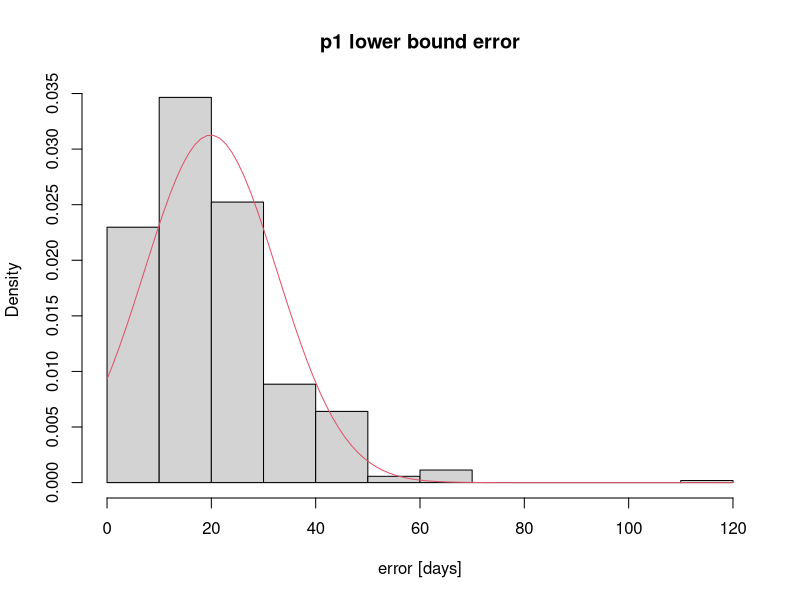
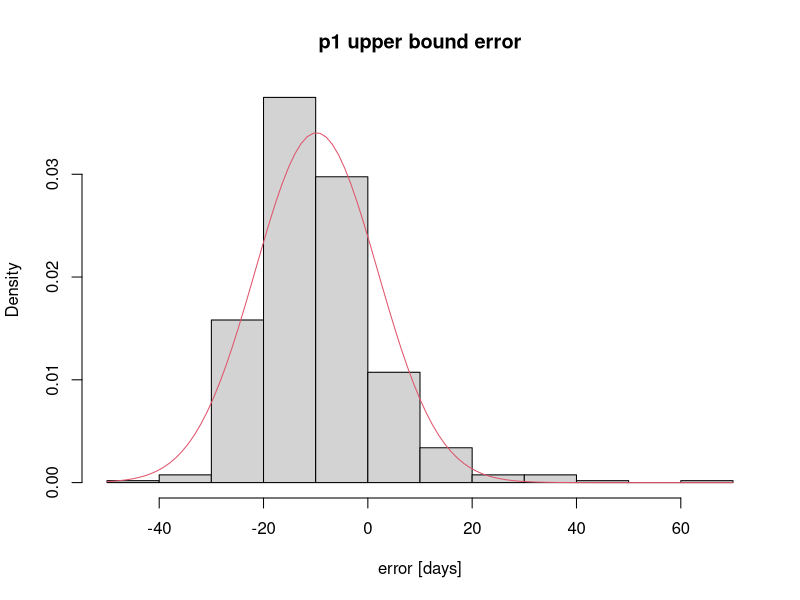
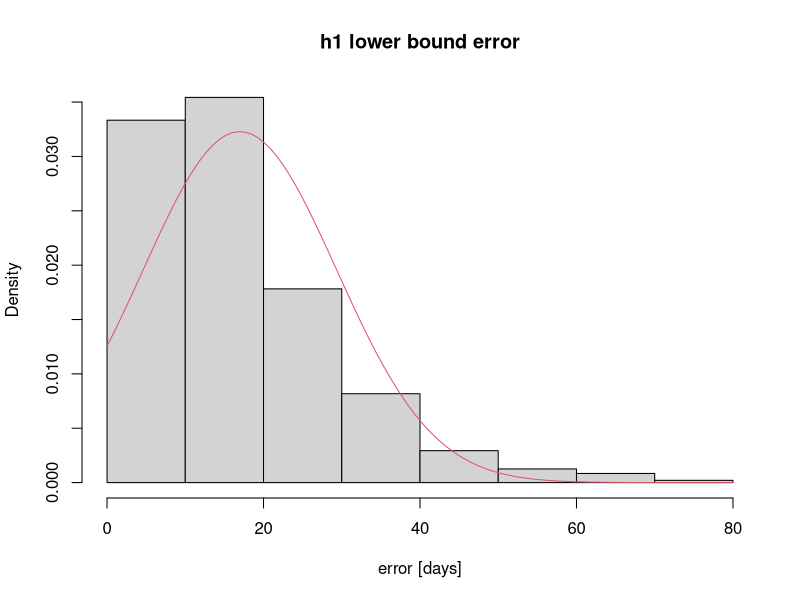
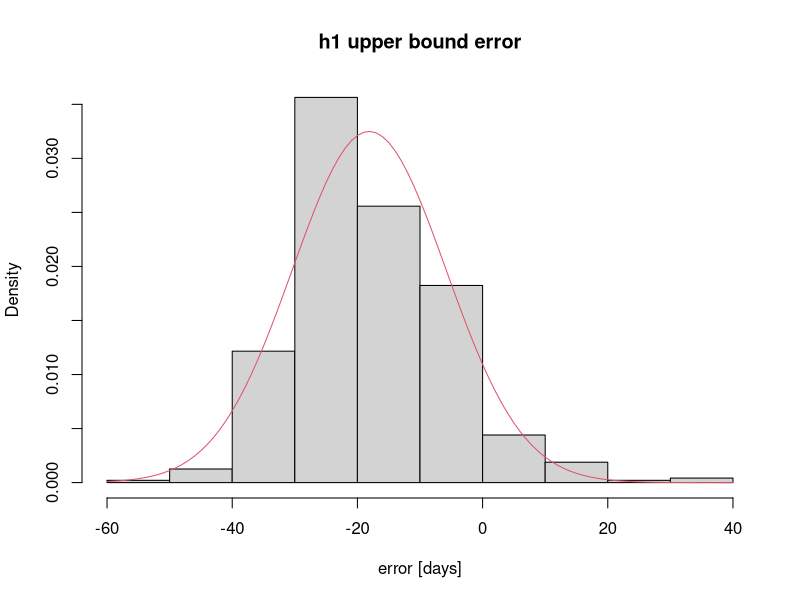
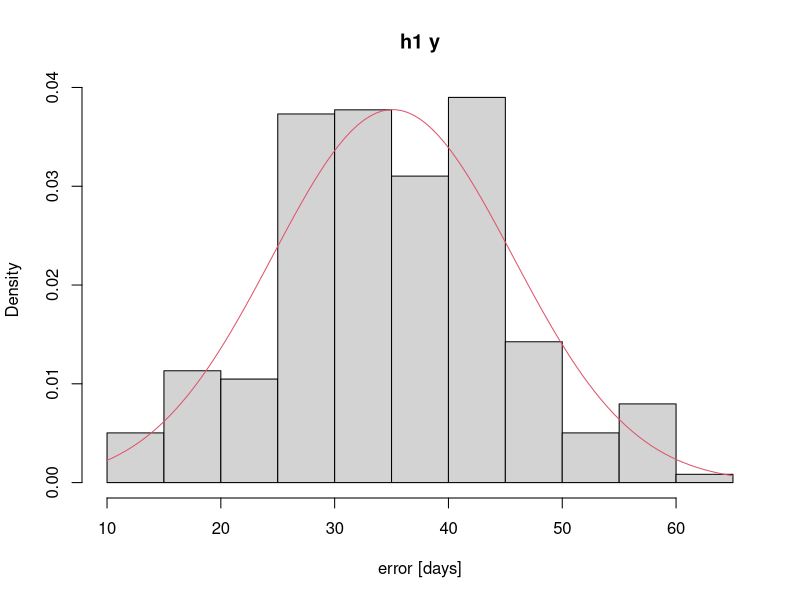
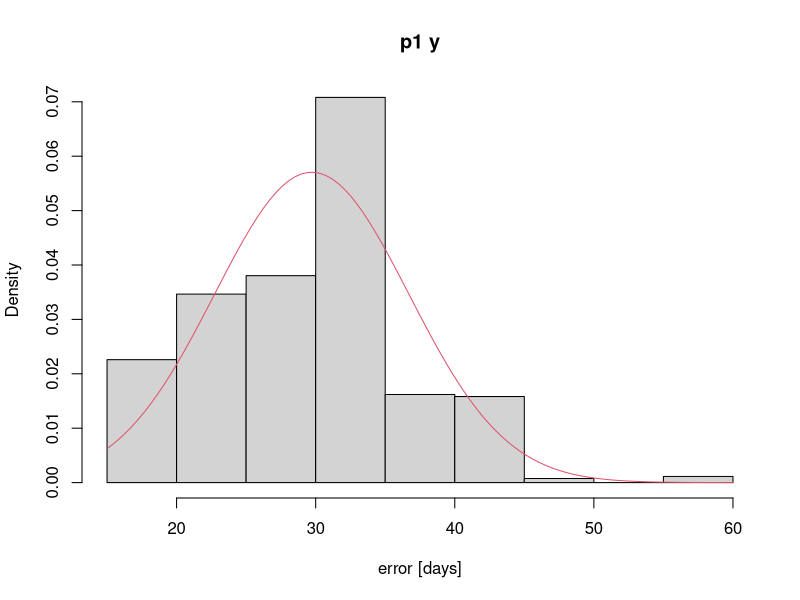
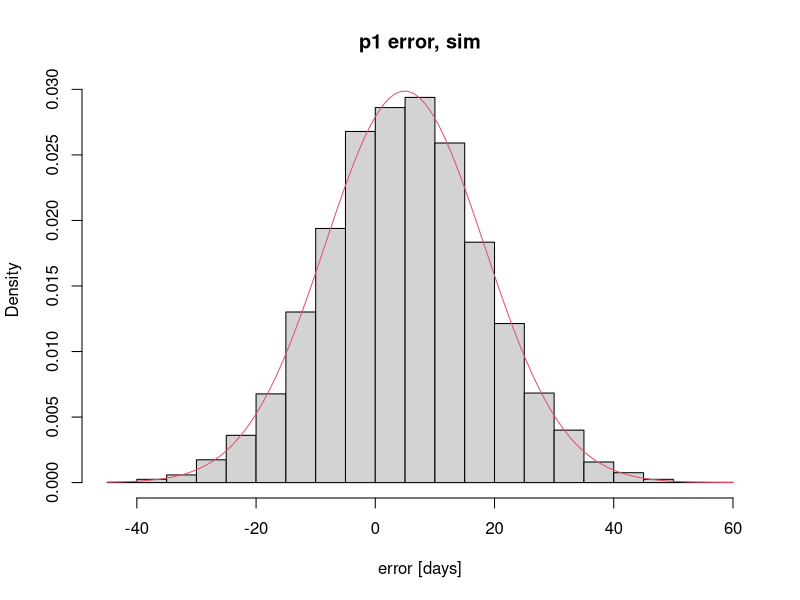
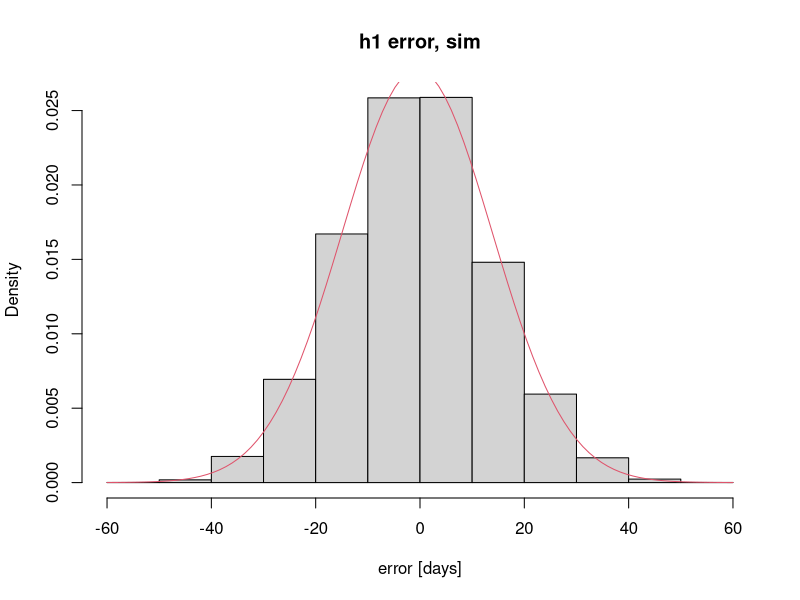

Write R code to recreate these figures, in order.
## ---- chunk 1

library(MASS)

p1_errors <- read.csv('p1_error_toBootstrap.csv')
h1_errors <- read.csv('h1_error_toBootstrap.csv')

p1_y <- p1_errors$p1_lowerBoundError - p1_errors$p1_upperBoundError
h1_y <- h1_errors$h1_lowerBoundError - h1_errors$h1_upperBoundError

# fit to normal distribution and plot
fit_p1_lowerBound <- fitdistr(p1_errors$p1_lowerBoundError, "normal")
para_p1_lowerBound <- fit_p1_lowerBound$estimate
hist(p1_errors$p1_lowerBoundError, prob = TRUE, main = "p1 lower bound error", xlab = 'error [days]')
curve(dnorm(x, para_p1_lowerBound[1], para_p1_lowerBound[2]), col = 2, add = TRUE)

fit_p1_upperBound <- fitdistr(p1_errors$p1_upperBoundError, "normal")
para_p1_upperBound <- fit_p1_upperBound$estimate
hist(p1_errors$p1_upperBoundError, prob = TRUE, main = "p1 upper bound error", xlab = 'error [days]')
curve(dnorm(x, para_p1_upperBound[1], para_p1_upperBound[2]), col = 2, add = TRUE)

fit_h1_lowerBound <- fitdistr(h1_errors$h1_lowerBoundError, "normal")
para_h1_lowerBound <- fit_h1_lowerBound$estimate
hist(h1_errors$h1_lowerBoundError, prob = TRUE, main = "h1 lower bound error", xlab = 'error [days]')
curve(dnorm(x, para_h1_lowerBound[1], para_h1_lowerBound[2]), col = 2, add = TRUE)

fit_h1_upperBound <- fitdistr(h1_errors$h1_upperBoundError, "normal")
para_h1_upperBound <- fit_h1_upperBound$estimate
hist(h1_errors$h1_upperBoundError, prob = TRUE, main = "h1 upper bound error", xlab = 'error [days]')
curve(dnorm(x, para_h1_upperBound[1], para_h1_upperBound[2]), col = 2, add = TRUE)

fit_h1_y <- fitdistr(h1_y, "normal")
para_h1_y <- fit_h1_y$estimate
hist(h1_y, prob = TRUE, main = "h1 y", xlab = 'error [days]')
curve(dnorm(x, para_h1_y[1], para_h1_y[2]), col = 2, add = TRUE)

fit_p1_y <- fitdistr(p1_y, "normal")
para_p1_y <- fit_p1_y$estimate
hist(p1_y, prob = TRUE, main = "p1 y", xlab = 'error [days]')
curve(dnorm(x, para_p1_y[1], para_p1_y[2]), col = 2, add = TRUE)

## ---- chunk 2
# let's generate realizations of alpha and beta values
niter <- 10000
a_p1_pred <- numeric(niter)
b_p1_pred <- numeric(niter)
a_h1_pred <- numeric(niter)
b_h1_pred <- numeric(niter)
error_p1_pred <- numeric(niter)
error_h1_pred <- numeric(niter)

for (i in 1:niter){ 
	a_p1_pred[i] <- rnorm(1, mean = para_p1_upperBound['mean'], sd = para_p1_upperBound['sd'])
	b_p1_pred[i] <- rnorm(1, mean = para_p1_lowerBound['mean'], sd = para_p1_lowerBound['sd'])
	a_h1_pred[i] <- rnorm(1, mean = para_h1_upperBound['mean'], sd = para_h1_upperBound['sd'])
	b_h1_pred[i] <- rnorm(1, mean = para_h1_lowerBound['mean'], sd = para_h1_lowerBound['sd'])
}

# let's generate realizations of epsilon values
for (i in 1:niter){ 
  error_p1_pred[i] <- runif(1, min = a_p1_pred[i], max = b_p1_pred[i])
  error_h1_pred[i] <- runif(1, min = a_h1_pred[i], max = b_h1_pred[i])
}

# get rid of NaN values (happens if a > b, in about 5% of cases)
error_p1_pred <- error_p1_pred[!is.na(error_p1_pred)]
error_h1_pred <- error_h1_pred[!is.na(error_h1_pred)]

# then you can evaluate the distribution of error_p1_pred, etc
#error_p1 <- density(error_p1_pred, kernel = c("gaussian"), na.rm = TRUE)

fit_error_p1_pred <- fitdistr(error_p1_pred, "normal")
para_error_p1_pred <- fit_error_p1_pred$estimate
hist(error_p1_pred, prob = TRUE, main = "p1 error, sim", xlab = 'error [days]')
curve(dnorm(x, para_error_p1_pred[1], para_error_p1_pred[2]), col = 2, add = TRUE)

fit_error_h1_pred <- fitdistr(error_h1_pred, "normal")
para_error_h1_pred <- fit_error_h1_pred$estimate
hist(error_h1_pred, prob = TRUE, main = "h1 error, sim", xlab = 'error [days]')
curve(dnorm(x, para_error_h1_pred[1], para_error_h1_pred[2]), col = 2, add = TRUE)

plant_error_mean_sim <- para_error_p1_pred[1]
plant_error_sd_sim <- para_error_p1_pred[2]
harvest_error_mean_sim <- para_error_h1_pred[1]
harvest_error_sd_sim <- para_error_h1_pred[2]

print(paste('plant pixel error', plant_error_mean_sim, '+/-', plant_error_sd_sim))
print(paste('harvest pixel error', harvest_error_mean_sim, '+/-', harvest_error_sd_sim))

## ---- chunk 3
library(fBasics) # for Heaviside fcn
library(dplyr)

# vectors of a and y over which to integrate, and vector of x over which to calculate p(x)
as <- seq(-100, 100, 10)
bs <- seq(-100, 100, 10)
ys <- seq(0.1, 100, 10)
xs <- seq(-100, 100, 10)

# given value of a (upper bound), find p(a)
p_a <- function(a, plant_or_harv) {
  
  if (plant_or_harv == 'plant') {
    fitted_mean <- para_p1_upperBound[1]
    fitted_sd <- para_p1_upperBound[2]
  }
  
  else if (plant_or_harv == 'harvest') {
    fitted_mean <- para_h1_upperBound[1]
    fitted_sd <- para_h1_upperBound[2]
  }
  return(dnorm(a, mean = fitted_mean, sd = fitted_sd))
}

# given value of b (lower bound), find p(b)
p_b <- function(b, plant_or_harv) {
  
  if (plant_or_harv == 'plant') {
    fitted_mean <- para_p1_lowerBound[1]
    fitted_sd <- para_p1_lowerBound[2]
  }
  
  else if (plant_or_harv == 'harvest') {
    fitted_mean <- para_h1_lowerBound[1]
    fitted_sd <- para_h1_lowerBound[2]
  }
  return(dnorm(b, mean = fitted_mean, sd = fitted_sd))
}

# given value of y (b - a or lower bound - upper bound), find p(y)
p_y <- function(y, plant_or_harv) {
  
  if (plant_or_harv == 'plant') {
    fitted_mean <- para_p1_y[1]
    fitted_sd <- para_p1_y[2]
  }
  
  else if (plant_or_harv == 'harvest') {
    fitted_mean <- para_h1_y[1]
    fitted_sd <- para_h1_y[2]
  }
  return(dnorm(y, mean = fitted_mean, sd = fitted_sd))
}

# given value of x, return the value of the double integral
calc_integral <- function(x, plant_or_harv, as, ys) {
  
  # initialize matrix to hold the argument of the integrals
  num_as <- length(as)
  num_ys <- length(ys)
  result_matrix <- matrix(nrow = num_as, ncol = num_ys)
  
  for (a_index in 1:num_as) {
    for (y_index in 1:num_ys) {
      
      a <- as[a_index]
      y <- ys[y_index]
      
      prob_a <- p_a(a, plant_or_harv)
      prob_y <- p_y(y, plant_or_harv)
      
      H_a <- Heaviside(x, a = a)
      H_b <- Heaviside(x, a = (y + a))
      result <- prob_a*prob_y*(H_a - H_b)/y
      
      result_matrix[a_index, y_index] <- result
      
    }
  }
  
  return(sum(result_matrix))
}



# calculate p(x) - use either calc_integral or calc_integral_2
#prob_x_plant <- sapply(xs, calc_integral_2, plant_or_harv = 'plant', as = as, bs = bs)
#prob_x_harv <- sapply(xs, calc_integral_2, plant_or_harv = 'harvest', as = as, bs = bs)

prob_x_plant <- sapply(xs, calc_integral, plant_or_harv = 'plant', as = as, ys = ys)
prob_x_harv <- sapply(xs, calc_integral, plant_or_harv = 'harvest', as = as, ys = ys)


# fit p(x) to its own distribution (mean and sd) using nls()


plant_error_data <- data.frame(error=xs, density=prob_x_plant)
res <- nls( density ~ k*exp(-1/2*(error-mu)^2/sigma^2), start=c(mu=0,sigma=30,k=1) , data = plant_error_data,  control = nls.control(maxiter = 500))
plant_error_params <- summary(res)$parameters[,"Estimate"]
plant_error_mean_fullCalc <- plant_error_params[1]
plant_error_sd_fullCalc <- plant_error_params[2]
plant_error_scale_fullCalc <- plant_error_params[3]
plot(xs, prob_x_plant, main = 'p(error) for planting, fullCalc', xlab = 'error', ylab = 'density')
plot(function(x) plant_error_scale_fullCalc*exp(-1/2*(x-plant_error_mean_fullCalc)^2/plant_error_sd_fullCalc^2),col=2,add=T,xlim=range(plant_error_data$error))



harvest_error_data <- data.frame(error=xs, density=prob_x_harv)
res <- nls( density ~ k*exp(-1/2*(error-mu)^2/sigma^2), start=c(mu=0,sigma=30,k=1) , data = harvest_error_data,  control = nls.control(maxiter = 500))
harvest_error_params <- summary(res)$parameters[,"Estimate"]
harvest_error_mean_fullCalc <- harvest_error_params[1]
harvest_error_sd_fullCalc <- harvest_error_params[2]
harvest_error_scale_fullCalc <- harvest_error_params[3]
plot(xs, prob_x_harv, main = 'p(error) for harvest, fullCalc', xlab = 'error', ylab = 'density')
plot(function(x) harvest_error_scale_fullCalc*exp(-1/2*(x-harvest_error_mean_fullCalc)^2/harvest_error_sd_fullCalc^2),col=2,add=T,xlim=range(plant_error_data$error))

print(c('plant error mean', plant_error_mean_fullCalc))
print(c('plant error sd', plant_error_sd_fullCalc))

print(c('harvest error mean', harvest_error_mean_fullCalc))
print(c('harvest error sd', harvest_error_sd_fullCalc))

## ---- chunk 4

# set up 50km x 50km cells, initialize with 10,000 'pixels'

prop_agri = 0.09 # proportion of the cell that is agriculture. in 2004, it was 0.07; in 2014, it was 0.11. calculated by GEE file LandCover/MapbiomasAgriCover

prop_SC = 15410/(15410 + 71581 + 3636) # proportion of training pts that are SC in 2007
prop_DC = 71581/(15410 + 71581 + 3636) # proportion of training pts that are DC in 2007
prop_nonsoy = 3636/(15410 + 71581 + 3636) # proportion of training pts that are nonsoy in 2007

total_pixels = 50000*50000/(500*500) # total number of 500m pixels in 50km cell

# calculate the number of each 
agri_pixels = total_pixels*prop_agri
SC_pixels = round(total_pixels*prop_agri*prop_SC)
DC_pixels = round(total_pixels*prop_agri*prop_DC)
nonsoy_pixels = round(total_pixels*prop_agri*prop_nonsoy)

# actual case (this is 'known' based on the ladn cover dataset)
actual_case = c(rep(0, SC_pixels), rep(1, DC_pixels), rep(2, nonsoy_pixels))

# generate a classified case

# start by calculating the indices of the falsely classified pixels, this can be used to index actual_case
wrong_SC <- sample(1:SC_pixels, 0.41*SC_pixels, replace=F)
wrong_DC <- sample((SC_pixels+1):(SC_pixels + DC_pixels), 0.14*DC_pixels, replace=F)
wrong_nonsoy <- sample((SC_pixels+DC_pixels+1):length(actual_case), 0.34*nonsoy_pixels, replace=F)

# calculate proportion of wrongly calculated pixels that are 'actually' which class
frac_wrong_SC_actual_DC = 301/(301+9)
frac_wrong_DC_actual_SC = 548/(548 + 128)
frac_wrong_nonsoy_actual_SC = 3/(3 + 53)

# of the falsely classified pixels, calculate the indices of the 'actual' classes
wrong_SC_actual_DC = sample(wrong_SC, frac_wrong_SC_actual_DC*length(wrong_SC), replace=F)
wrong_SC_actual_nonsoy = unique(wrong_SC[! wrong_SC %in%  wrong_SC_actual_DC])
wrong_DC_actual_SC = sample(wrong_DC, frac_wrong_DC_actual_SC*length(wrong_DC), replace = F)
wrong_DC_actual_nonsoy = unique(wrong_DC[! wrong_DC %in%  wrong_DC_actual_SC])
wrong_nonsoy_actual_SC = sample(wrong_nonsoy, frac_wrong_nonsoy_actual_SC*length(wrong_nonsoy), replace = F)
wrong_nonsoy_actual_DC = unique(wrong_nonsoy[! wrong_nonsoy %in%  wrong_nonsoy_actual_SC])

# for above, generate Two nested random choices: randomly choose the pixels whose land cover is 'falsely classified'; proportion is 100 - 59 % for SC (301/total wrongly predicted SC pts become DC; 9/total wrongly predicted SC pts become nonsoy agri); 100 - 86 % of DC must change (548/total wrongly predicted DC pts becomes SC, 128/total wrongly predicted DC pts becomes nonsoy agri); 100 - 66% of nonsoy agri must change (3/total wrongly predicted nonsoy pts becomes SC; 53/total wrongly predicted nonsoy pts becomes DC). total DC pts comes from confusion matrix.

# create one 'predicted/erroneous' set of pixels
classified_case <- actual_case # start with classified case = actual case, then replace the erroneous pixels


classified_case[wrong_SC_actual_DC] <- 1
classified_case[wrong_SC_actual_nonsoy] <- 2
classified_case[wrong_DC_actual_SC] <- 0
classified_case[wrong_DC_actual_nonsoy] <- 2
classified_case[wrong_nonsoy_actual_SC] <- 0
classified_case[wrong_nonsoy_actual_DC] <- 1


## ---- chunk 5


set.seed(124)

# given a land cover and plant/harvest, randomly generate planting and harvest pixel-level errors and take the median to simulate the error at 50km scale
calc_median_date <- function(agri_pixels, land_cover, plant_or_harv, plant_error_mean, plant_error_sd, harvest_error_mean, harvest_error_sd) {
  if (plant_or_harv == 'plant') {
    error_mean <- plant_error_mean
    error_sd <- plant_error_sd
  }
  
  else if (plant_or_harv == 'harvest') {
    error_mean <- harvest_error_mean
    error_sd <- harvest_error_sd
  }
  
  pixel_errors <- rnorm(agri_pixels, error_mean, error_sd)
  SC_median_error <- pixel_errors[land_cover == 0] %>% median
  DC_median_error <- pixel_errors[land_cover == 1] %>% median
  soy_median_error <- pixel_errors[land_cover <= 1] %>% median
  
  median_errors <- c(SC_median_error, DC_median_error, soy_median_error)
  names(median_errors) <- c('SC', 'DC', 'soy')
  
  return(median_errors)
}

# given the number of sims to do, calculate median timing for actual and classified land covers

calc_land_cover_error <- function(nsims, agri_pixels, actual_case, classified_case, plant_or_harv, plant_error_mean, plant_error_sd, harvest_error_mean, harvest_error_sd) {
  SC_diffs <- numeric(nsims)
  DC_diffs <- numeric(nsims)
  soy_diffs <- numeric(nsims)
  
  for (sim in 1:nsims) {
    actual_medians <- calc_median_date(agri_pixels, actual_case, plant_or_harv, plant_error_mean, plant_error_sd, harvest_error_mean, harvest_error_sd)
    classified_medians <- calc_median_date(agri_pixels, classified_case, plant_or_harv, plant_error_mean, plant_error_sd, harvest_error_mean, harvest_error_sd)
    
    SC_diffs[sim] <- actual_medians['SC'] - classified_medians['SC']
    DC_diffs[sim] <- actual_medians['DC'] - classified_medians['DC']
    soy_diffs[sim] <- actual_medians['soy'] - classified_medians['soy']
  }
  
  diffs <- data.frame(SC = SC_diffs, DC = DC_diffs, soy = soy_diffs)
  
  return(diffs)
}

# calculate difference in median dates between the two cases
harvest_lc_error_fullCalc <- calc_land_cover_error(500, agri_pixels, actual_case, classified_case, 'harvest', plant_error_mean_fullCalc, plant_error_sd_fullCalc, harvest_error_mean_fullCalc, harvest_error_sd_fullCalc)

plant_lc_error_fullCalc <- calc_land_cover_error(500, agri_pixels, actual_case, classified_case, 'plant', plant_error_mean_fullCalc, plant_error_sd_fullCalc, harvest_error_mean_fullCalc, harvest_error_sd_fullCalc)

harvest_lc_error_sim <- calc_land_cover_error(500, agri_pixels, actual_case, classified_case, 'harvest', plant_error_mean_sim, plant_error_sd_sim, harvest_error_mean_sim, harvest_error_sd_sim)

plant_lc_error_sim <- calc_land_cover_error(500, agri_pixels, actual_case, classified_case, 'plant', plant_error_mean_sim, plant_error_sd_sim, harvest_error_mean_sim, harvest_error_sd_sim)

hist(plant_lc_error_fullCalc$SC, main = 'SC plant lc error fullCalc')
hist(plant_lc_error_fullCalc$DC, main = 'DC plant lc error fullCalc')
hist(plant_lc_error_fullCalc$soy, main = 'soy plant lc error fullCalc')

hist(harvest_lc_error_fullCalc$SC, main = 'SC harvest lc error fullCalc')
hist(harvest_lc_error_fullCalc$DC, main = 'DC harvest lc error fullCalc')
hist(harvest_lc_error_fullCalc$soy, main = 'soy harvest lc error fullCalc')

hist(plant_lc_error_sim$SC, main = 'SC plant lc error sim')
hist(plant_lc_error_sim$DC, main = 'DC plant lc error sim')
hist(plant_lc_error_sim$soy, main = 'soy plant lc error sim')

hist(harvest_lc_error_sim$SC, main = 'SC harvest lc error sim')
hist(harvest_lc_error_sim$DC, main = 'DC harvest lc error sim')
hist(harvest_lc_error_sim$soy, main = 'soy harvest lc error sim')

# find mean and sd of land cover error
plant_lc_error_SC_mean_fullCalc <- max(mean(plant_lc_error_fullCalc$SC), 0)
plant_lc_error_DC_mean_fullCalc <- max(mean(plant_lc_error_fullCalc$DC), 0)
plant_lc_error_soy_mean_fullCalc <- max(mean(plant_lc_error_fullCalc$soy), 0)

plant_lc_error_SC_sd_fullCalc <- sd(plant_lc_error_fullCalc$SC)
plant_lc_error_DC_sd_fullCalc <- sd(plant_lc_error_fullCalc$DC)
plant_lc_error_soy_sd_fullCalc <- sd(plant_lc_error_fullCalc$soy)

harvest_lc_error_SC_mean_fullCalc <- max(mean(harvest_lc_error_fullCalc$SC), 0)
harvest_lc_error_DC_mean_fullCalc <- max(mean(harvest_lc_error_fullCalc$DC), 0)
harvest_lc_error_soy_mean_fullCalc <- max(mean(harvest_lc_error_fullCalc$soy), 0)

harvest_lc_error_SC_sd_fullCalc <- sd(harvest_lc_error_fullCalc$SC)
harvest_lc_error_DC_sd_fullCalc <- sd(harvest_lc_error_fullCalc$DC)
harvest_lc_error_soy_sd_fullCalc <- sd(harvest_lc_error_fullCalc$soy)

plant_lc_error_SC_mean_sim <- max(mean(plant_lc_error_sim$SC), 0)
plant_lc_error_DC_mean_sim <- max(mean(plant_lc_error_sim$DC), 0)
plant_lc_error_soy_mean_sim <- max(mean(plant_lc_error_sim$soy), 0)

plant_lc_error_SC_sd_sim <- sd(plant_lc_error_sim$SC)
plant_lc_error_DC_sd_sim <- sd(plant_lc_error_sim$DC)
plant_lc_error_soy_sd_sim <- sd(plant_lc_error_sim$soy)

harvest_lc_error_SC_mean_sim <- max(mean(harvest_lc_error_sim$SC), 0)
harvest_lc_error_DC_mean_sim <- max(mean(harvest_lc_error_sim$DC), 0)
harvest_lc_error_soy_mean_sim <- max(mean(harvest_lc_error_sim$soy), 0)

harvest_lc_error_SC_sd_sim <- sd(harvest_lc_error_sim$SC)
harvest_lc_error_DC_sd_sim <- sd(harvest_lc_error_sim$DC)
harvest_lc_error_soy_sd_sim <- sd(harvest_lc_error_sim$soy)
## ---- chunk 6

print_total_errors <- function(pixel_plant_mean, pixel_plant_sd, pixel_harvest_mean, pixel_harvest_sd,
                               lc_plant_SC_mean, lc_plant_DC_mean, lc_plant_soy_mean,
                               lc_plant_SC_sd, lc_plant_DC_sd, lc_plant_soy_sd,
                               lc_harvest_SC_mean, lc_harvest_DC_mean, lc_harvest_soy_mean,
                               lc_harvest_SC_sd, lc_harvest_DC_sd, lc_harvest_soy_sd,
                               typeOfCalc) {
  
  total_plant_SC_error_mean <- pixel_plant_mean + lc_plant_SC_mean
  total_plant_DC_error_mean <- pixel_plant_mean + lc_plant_DC_mean
  total_plant_soy_error_mean <- pixel_plant_mean + lc_plant_soy_mean
  
  total_plant_SC_error_sd <- pixel_plant_sd + lc_plant_SC_sd
  total_plant_DC_error_sd <- pixel_plant_sd + lc_plant_DC_sd
  total_plant_soy_error_sd <- pixel_plant_sd + lc_plant_soy_sd
  
  total_harvest_SC_error_mean <- pixel_harvest_mean + lc_harvest_SC_mean
  total_harvest_DC_error_mean <- pixel_harvest_mean + lc_harvest_DC_mean
  total_harvest_soy_error_mean <- pixel_harvest_mean + lc_harvest_soy_mean
  
  total_harvest_SC_error_sd <- pixel_harvest_sd + lc_harvest_SC_sd
  total_harvest_DC_error_sd <- pixel_harvest_sd + lc_harvest_DC_sd
  total_harvest_soy_error_sd <- pixel_harvest_sd + lc_harvest_soy_sd
  
  # print out the errors
  print(typeOfCalc)
  print(paste(typeOfCalc, 'plant SC error:', total_plant_SC_error_mean, '+/-', total_plant_SC_error_sd, 'days'))
  print(paste(typeOfCalc, 'harvest SC error:', total_harvest_SC_error_mean, '+/-', total_harvest_SC_error_sd, 'days'))
  
  print(paste(typeOfCalc, 'plant DC error:', total_plant_DC_error_mean, '+/-', total_plant_DC_error_sd, 'days'))
  print(paste(typeOfCalc, 'harvest DC error:', total_harvest_DC_error_mean, '+/-', total_harvest_DC_error_sd, 'days'))
  
  print(paste(typeOfCalc, 'plant soy error:', total_plant_soy_error_mean, '+/-', total_plant_soy_error_sd, 'days'))
  print(paste(typeOfCalc, 'harvest soy error:', total_harvest_soy_error_mean, '+/-', total_harvest_soy_error_sd, 'days'))
}

print_total_errors(plant_error_mean_fullCalc, plant_error_sd_fullCalc, harvest_error_mean_fullCalc, harvest_error_sd_fullCalc,
                   plant_lc_error_SC_mean_fullCalc, plant_lc_error_DC_mean_fullCalc, plant_lc_error_soy_mean_fullCalc,
                   plant_lc_error_SC_sd_fullCalc, plant_lc_error_DC_sd_fullCalc, plant_lc_error_soy_sd_fullCalc,
                   harvest_lc_error_SC_mean_fullCalc, harvest_lc_error_DC_mean_fullCalc, harvest_lc_error_soy_mean_fullCalc,
                   harvest_lc_error_SC_sd_fullCalc, harvest_lc_error_DC_sd_fullCalc, harvest_lc_error_soy_sd_fullCalc,
                   "fullCalc")

print_total_errors(plant_error_mean_sim, plant_error_sd_sim, harvest_error_mean_sim, harvest_error_sd_sim,
                   plant_lc_error_SC_mean_sim, plant_lc_error_DC_mean_sim, plant_lc_error_soy_mean_sim,
                   plant_lc_error_SC_sd_sim, plant_lc_error_DC_sd_sim, plant_lc_error_soy_sd_sim,
                   harvest_lc_error_SC_mean_sim, harvest_lc_error_DC_mean_sim, harvest_lc_error_soy_mean_sim,
                   harvest_lc_error_SC_sd_sim, harvest_lc_error_DC_sd_sim, harvest_lc_error_soy_sd_sim,
                   "sim")
## ---- chunk 7
# given value of x, return the value of the double integral. DOESN'T GIVE A RESULT THAT'S FITTABLE WITH NLS()
calc_integral_2 <- function(x, plant_or_harv, as, bs) {
  
  # initialize matrix to hold the argument of the integrals
  num_as <- length(as)
  num_bs <- length(bs)
  result_matrix <- matrix(nrow = num_as, ncol = num_bs)
  
  for (a_index in 1:num_as) {
    for (b_index in 1:num_bs) {
      
      a <- as[a_index]
      b <- bs[b_index]
      
      prob_a <- p_a(a, plant_or_harv)
      prob_b <- p_b(b, plant_or_harv)
      
      H_a <- Heaviside(x, a = a)
      H_b <- Heaviside(x, a = b)
      result <- prob_a*prob_b*(H_a - H_b)/(b - a)
      
      result_matrix[a_index, b_index] <- result
      
    }
  }
  
  return(sum(result_matrix))
}
